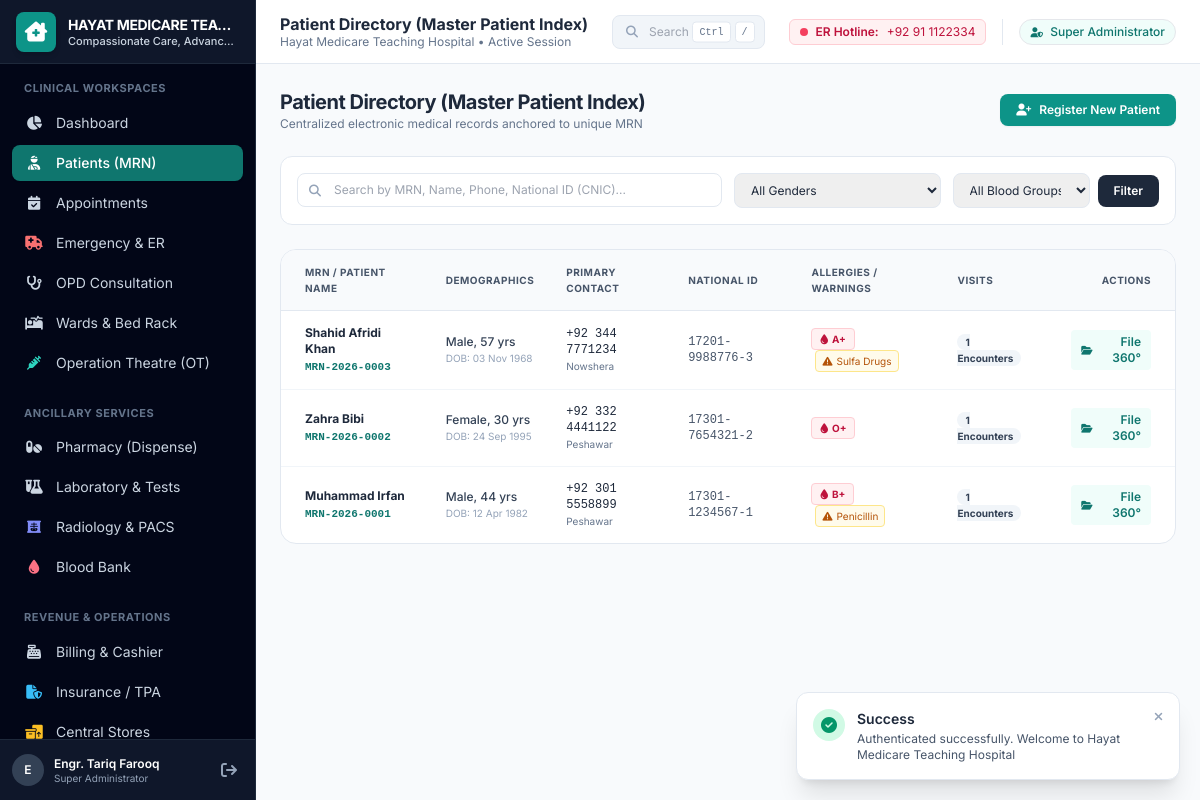
The app's page /index.php?page=patients (signed in) with its own data.
### tables this page shows
CREATE TABLE `hospital_profiles` (
    `id` INT AUTO_INCREMENT PRIMARY KEY,
    `hospital_name` VARCHAR(150) NOT NULL,
    `tagline` VARCHAR(255) DEFAULT 'Excellence in Patient Care & Clinical Service',
    `license_number` VARCHAR(100) DEFAULT NULL,
    `tax_number` VARCHAR(100) DEFAULT NULL,
    `address` TEXT NOT NULL,
    `city` VARCHAR(100) NOT NULL,
    `country` VARCHAR(100) DEFAULT 'Pakistan',
    `phone` VARCHAR(50) NOT NULL,
    `email` VARCHAR(100) NOT NULL,
    `emergency_hotline` VARCHAR(50) NOT NULL,
    `currency_symbol` VARCHAR(10) DEFAULT 'PKR ',
    `default_tax_rate` DECIMAL(5,2) DEFAULT 0.00,
    `time_zone` VARCHAR(50) DEFAULT 'Asia/Karachi',
    `created_at` TIMESTAMP DEFAULT CURRENT_TIMESTAMP,
    `updated_at` TIMESTAMP DEFAULT CURRENT_TIMESTAMP ON UPDATE CURRENT_TIMESTAMP
);

CREATE TABLE `patients` (
    `id` INT AUTO_INCREMENT PRIMARY KEY,
    `mrn` VARCHAR(30) NOT NULL UNIQUE,
    `first_name` VARCHAR(60) NOT NULL,
    `last_name` VARCHAR(60) NOT NULL,
    `gender` ENUM('Male', 'Female', 'Other') NOT NULL,
    `dob` DATE DEFAULT NULL,
    `age` INT DEFAULT NULL,
    `blood_group` ENUM('A+', 'A-', 'B+', 'B-', 'AB+', 'AB-', 'O+', 'O-', 'Unknown') DEFAULT 'Unknown',
    `marital_status` ENUM('Single', 'Married', 'Divorced', 'Widowed', 'Other') DEFAULT 'Single',
    `national_id` VARCHAR(30) DEFAULT NULL,
    `phone_primary` VARCHAR(30) NOT NULL,
    `phone_secondary` VARCHAR(30) DEFAULT NULL,
    `email` VARCHAR(100) DEFAULT NULL,
    `address` TEXT DEFAULT NULL,
    `city` VARCHAR(60) DEFAULT 'Peshawar',
    `emergency_contact_name` VARCHAR(100) DEFAULT NULL,
    `emergency_contact_relation` VARCHAR(50) DEFAULT NULL,
    `emergency_contact_phone` VARCHAR(30) DEFAULT NULL,
    `registered_by` INT DEFAULT NULL,
    `status` ENUM('Active', 'Deceased', 'Archived') DEFAULT 'Active',
    `created_at` TIMESTAMP DEFAULT CURRENT_TIMESTAMP,
    `updated_at` TIMESTAMP DEFAULT CURRENT_TIMESTAMP ON UPDATE CURRENT_TIMESTAMP,
    INDEX `idx_mrn` (`mrn`),
    INDEX `idx_phone` (`phone_primary`),
    INDEX `idx_national_id` (`national_id`),
    INDEX `idx_name` (`first_name`, `last_name`),
    FOREIGN KEY (`registered_by`) REFERENCES `users`(`id`) ON DELETE SET NULL
);

### views/patients/index.php (the view, shortened to what the rows shown need)
<?php
$db = Database::getConnection();
$query = "SELECT p.*,
                 (SELECT COUNT(*) FROM `encounters` WHERE `patient_id` = p.id) AS total_encounters,
                 (SELECT `allergen_name` FROM `patient_allergies` WHERE `patient_id` = p.id LIMIT 1) AS sample_allergy
          FROM `patients` p
          WHERE 1=1";
$params = [];
$query .= " ORDER BY p.id DESC LIMIT 50";
$stmt = $db->prepare($query);
$stmt->execute($params);
$patients = $stmt->fetchAll();
?>
<div class="flex-1 overflow-y-auto custom-scrollbar p-6 space-y-6">
    <div class="flex flex-col sm:flex-row sm:items-center justify-between gap-4">
        <div>
            <h2 class="text-xl font-bold text-slate-800 tracking-tight">Patient Directory (Master Patient Index)</h2>
        </div>
    </div>
    <div class="bg-white rounded-2xl border border-slate-200 shadow-xs overflow-hidden">
        <div class="overflow-x-auto">
            <table class="w-full text-left text-xs">
                <thead class="bg-slate-50 text-slate-600 font-semibold uppercase tracking-wider text-[10px] border-b border-slate-200">
                    <tr>
                        <th class="px-6 py-3.5">MRN / Patient Name</th>
                        <th class="px-4 py-3.5">Demographics</th>
                        <th class="px-4 py-3.5">Primary Contact</th>
                        <th class="px-4 py-3.5">National ID</th>
                        <th class="px-4 py-3.5">Allergies / Warnings</th>
                        <th class="px-4 py-3.5">Visits</th>
                        <th class="px-6 py-3.5 text-right">Actions</th>
                    </tr>
                </thead>
                <tbody class="divide-y divide-slate-100">
                    <?php if (empty($patients)): ?>
                        <tr>
                            <td colspan="7" class="px-6 py-12 text-center text-slate-400">
                                <i class="fa-solid fa-user-slash text-3xl mb-2 text-slate-300"></i>
                                <p class="text-sm font-medium">No patient records found matching query.</p>
                            </td>
                        </tr>
                    <?php else: ?>
                        <?php foreach ($patients as $p): ?>
                        <tr class="hover:bg-slate-50/80 transition-colors">
                            <td class="px-6 py-3.5">
                                <a href="index.php?page=patient_profile&id=<?= $p['id'] ?>" class="font-bold text-slate-800 hover:text-medical-600 transition-colors">
                                    <?= htmlspecialchars($p['first_name'] . ' ' . $p['last_name']) ?>
                                </a>
                                <div class="font-mono text-[11px] text-medical-700 font-semibold mt-0.5">
                                    <?= htmlspecialchars($p['mrn']) ?>
                                </div>
                            </td>
                            <td class="px-4 py-3.5">
                                <div class="text-slate-700 font-medium"><?= htmlspecialchars($p['gender']) ?>, <?= $p['age'] ?> yrs</div>
                                <div class="text-[10px] text-slate-400">DOB: <?= format_date($p['dob']) ?></div>
                            </td>
                            <td class="px-4 py-3.5">
                                <div class="font-mono text-slate-800"><?= htmlspecialchars($p['phone_primary']) ?></div>
                                <div class="text-[10px] text-slate-500 truncate max-w-xs"><?= htmlspecialchars($p['city']) ?></div>
                            </td>
                            <td class="px-4 py-3.5 font-mono text-slate-600">
                                <?= htmlspecialchars($p['national_id'] ?? '—') ?>
                            </td>
                            <td class="px-4 py-3.5">
                                <span class="inline-flex items-center px-2 py-0.5 rounded text-[10px] font-bold bg-rose-50 text-rose-700 border border-rose-200">
                                    <i class="fa-solid fa-droplet mr-1"></i> <?= htmlspecialchars($p['blood_group']) ?>
                                </span>
                                <?php if ($p['sample_allergy']): ?>
                                    <span class="inline-flex items-center px-1.5 py-0.5 rounded text-[10px] bg-amber-50 text-amber-700 border border-amber-200 ml-1" title="Allergy recorded">
                                        <i class="fa-solid fa-triangle-exclamation mr-1"></i> <?= htmlspecialchars($p['sample_allergy']) ?>
                                    </span>
                                <?php endif; ?>
                            </td>
                            <td class="px-4 py-3.5">
                                <span class="px-2 py-0.5 bg-slate-100 text-slate-700 rounded-full font-bold text-[10px]">
                                    <?= $p['total_encounters'] ?> Encounters
                                </span>
                            </td>
                            <td class="px-6 py-3.5 text-right">
                                <div class="flex items-center justify-end gap-1.5">
                                    <a href="index.php?page=patient_profile&id=<?= $p['id'] ?>" class="px-2.5 py-1 bg-medical-50 text-medical-700 hover:bg-medical-100 rounded text-xs font-semibold transition-colors flex items-center gap-1">
                                        <i class="fa-solid fa-folder-open text-[10px]"></i>
                                        <span>File 360°</span>
                                    </a>
                                </div>
                            </td>
                        </tr>
                        <?php endforeach; ?>
                    <?php endif; ?>
                </tbody>
            </table>
        </div>
    </div>
</div>

### views/layouts/sidebar.php (shortened to what the rows shown need)
<?php
$hProfile = hospital_profile();
?>
<aside class="w-64 bg-navy-950 text-slate-300 flex flex-col flex-shrink-0 h-full border-r border-slate-800 no-print">
    <div class="h-16 flex items-center px-4 bg-navy-900 border-b border-slate-800 gap-3">
        <div class="leading-tight overflow-hidden">
            <h1 class="font-bold text-white text-sm truncate tracking-tight uppercase"><?= htmlspecialchars($hProfile['hospital_name']) ?></h1>
            <p class="text-[11px] text-medical-400 font-medium truncate"><?= htmlspecialchars($hProfile['tagline'] ?? 'Clinical Care') ?></p>
        </div>
    </div>
</aside>

### views/layouts/topbar.php (shortened to what the rows shown need)
<?php
$hProfile = hospital_profile();
?>
<header class="h-16 bg-white border-b border-slate-200 px-6 flex items-center justify-between flex-shrink-0 no-print">
    <div class="flex items-center gap-3">
        <div>
            <h2 class="font-bold text-slate-800 text-base leading-tight"><?= clean_input($pageTitle ?? 'Hospital Management') ?></h2>
            <p class="text-xs text-slate-500"><?= htmlspecialchars($hProfile['hospital_name']) ?> &bull; Active Session</p>
        </div>
    </div>
    <div class="flex items-center gap-4">
        <div class="hidden lg:flex items-center gap-2 px-2.5 py-1 bg-rose-50 border border-rose-200 rounded-md text-xs text-rose-700">
            <span class="w-2 h-2 rounded-full bg-rose-500 animate-pulse"></span>
            <span class="font-semibold">ER Hotline:</span> <?= htmlspecialchars($hProfile['emergency_hotline'] ?? '1122') ?>
        </div>
        <div class="flex items-center gap-2 border-l border-slate-200 pl-4">
            <span class="px-2.5 py-1 rounded-full text-xs font-medium bg-medical-50 text-medical-700 border border-medical-200">
            </span>
        </div>
    </div>
</header>

### records on screen
hospital_profiles: hospital_name "HAYAT MEDICARE TEA…", tagline "Compassionate Care, Advanc…", hospital_name "Hayat Medicare Teaching Hospital", emergency_hotline "+92 91 1122334"
patients: first_name+last_name "Shahid Afridi Khan", mrn "MRN-2026-0003", gender "Male", age "57", dob "03 Nov 1968", phone_primary "+92 344 7771234", city "Nowshera", national "17201-9988776-3", blood_group "A+", sample_allergy "Sulfa Drugs", total_encounters "1"
patients: first_name+last_name "Zahra Bibi", mrn "MRN-2026-0002", gender "Female", age "30", dob "24 Sep 1995", phone_primary "+92 332 4441122", city "Peshawar", national "17301-7654321-2", blood_group "O+", total_encounters "1"
patients: first_name+last_name "Muhammad Irfan", mrn "MRN-2026-0001", gender "Male", age "44", dob "12 Apr 1982", phone_primary "+92 301 5558899", city "Peshawar", national "17301-1234567-1", blood_group "B+", sample_allergy "Penicillin", total_encounters "1"

### other values on screen
substr($currentUser['full_name'] ?? 'U', 0, 1) "E"
$currentUser['full_name'] "Engr. Tariq Farooq"
$currentUser['role_name'] "Super Administrator"
clean_input($pageTitle ?? 'Hospital Management') "Patient Directory (Master Patient Index)"
$flash['type'] "Success"
$flash['message'] "Authenticated successfully. Welcome to Hayat Medicare Teaching Hospital"
